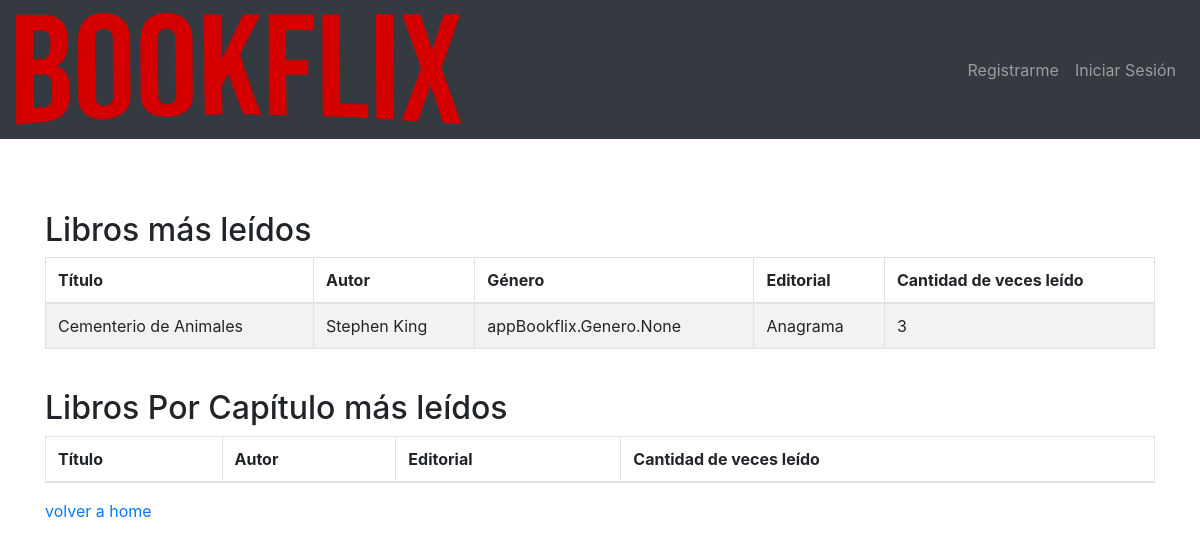
The app's page /mas_leidos/ with its own data.
### appBookflix/models.py (models this page shows, shortened)
class Libro (models.Model):
    isbn = models.CharField( max_length=16,primary_key=True, validators =[validateIsbn,validateIsbnNum],default='')
    titulo= models.CharField(('titulo'),max_length=100)
    descripcion = models.TextField(('descripcion'), blank=True, null=True)
    portada= models.ImageField(('portada'), upload_to='portadas_libros', height_field=None, width_field=None, max_length=None, )
    autor= models.ForeignKey(Autor,on_delete=models.CASCADE, verbose_name="autor")
    genero = models.ManyToManyField(Genero, verbose_name="generos")
    editorial = models.ForeignKey(Editorial, on_delete=models.CASCADE)
    mostrar_en_home= models.BooleanField(default=False)
    pdf = models.FileField(upload_to='pdf', blank=True, null=True)   #por si en un futuro hacemos que se guarde en la base de datos
    class Meta:
        verbose_name = "Libro"
        verbose_name_plural = "Libros"

class Autor (models.Model):
    nombre= models.CharField(max_length=50, blank=True, null=True)
    apellido= models.CharField(max_length=50, blank=True, null=True)
    descripcion = models.TextField("descripcion",blank=True, null=True)
    created_date = models.DateTimeField("fecha de creación", default=timezone.now)
    def __str__(self):
        return "%s %s" %(self.nombre, self.apellido)
    class Meta:
        verbose_name = "Autor"
        verbose_name_plural = "Autores"
        unique_together= ("nombre", "apellido")

class Editorial(models.Model):
    name= models.CharField("Nombre", max_length=50, primary_key=True)
    descripcion = models.TextField("descripcion",blank=True, null=True)
    email = models.EmailField( max_length=254, blank=True, null=True)
    created_date = models.DateTimeField("",default=timezone.now)
    def __str__(self):
        return self.name
    class Meta:
        verbose_name = "Editorial"
        verbose_name_plural = "Editoriales"

### appBookflix/views.py (the view)
# urls.py: path('mas_leidos/', mas_leidos, name="mas_leidos"),
def mas_leidos (request):
    context={}
    libro= StateOfBook.objects.filter(state="finished").values('book').annotate(terminado=models.Count('book'))
    libroCap= StateOfBookByChapter.objects.filter(state="finished").values('book').annotate(terminado=models.Count('book'))
    libro2= sorted(libro, key = lambda user: user['terminado'])
    libro2= libro2[::-1]
    libro4= sorted(libroCap, key = lambda user: user['terminado'])
    libro4= libro4[::-1]
    libro3=[]
    libro5=[]
    for i in libro2:
        l4= Libro.objects.get(isbn= i['book'])
        libro3.append({'libro':l4, 'cantidad': i['terminado']})
    for i in libro4:
        l4= BookByChapter.objects.get(id= i['book'])
        libro5.append({'libro':l4, 'cantidad': i['terminado']})
    context['libros']= libro3
    context['librosCap']= libro5
    return render(request,'appBookflix/mas_leidos.html', context)

### appBookflix/templates/appBookflix/mas_leidos.html (shortened to what this page needs)
{% load static %}
{% load bootstrap4 %}
{% bootstrap_css %}
{% include "appBookflix/navbar_home.html" %}
<div class="container py-5">
<table id="example" class="table table-striped table-bordered" style="width:100%">
<br>
           <h2>Libros más leídos</h2>
        <thead>
            <tr>
                <th>Título</th>
                <th>Autor</th>
                <th>Género</th>
                <th>Editorial</th>
                <th>Cantidad de veces leído</th>
            </tr>
        </thead>
         {% for i in libros%}
        <tbody>
            <tr>
                <td>{{i.libro.titulo}}</td>
                <td>{{i.libro.autor}}</td>
                <td>{{i.libro.genero}}</td>
                <td>{{i.libro.editorial}}</td>
                <td>{{i.cantidad}}</td>
            </tr>
           {%endfor %}
        </table>
        <table id="example" class="table table-striped table-bordered" style="width:100%">
<br>
           <h2>Libros Por Capítulo más leídos</h2>
        <thead>
            <tr>
                <th>Título</th>
                <th>Autor</th>
                <th>Editorial</th>
                <th>Cantidad de veces leído</th>
            </tr>
        </thead>
        </table>
<a href="/home" > volver a home </a>

### records on screen
Libro: libro.titulo "Cementerio de Animales", libro.autor "Stephen King", libro.genero "appBookflix.Genero.None", libro.editorial "Anagrama", cantidad "3"
